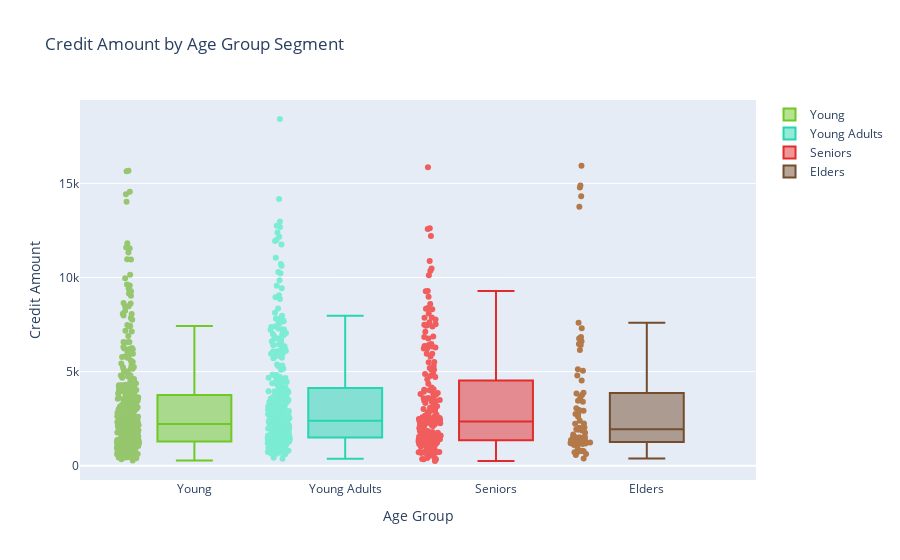

Notebook cell for this chart:
### Code cell
young = df['Credit amount'].loc[df['Age_Group'] == 'Young'].values.tolist()
young_adults = df['Credit amount'].loc[df['Age_Group'] == 'Young Adults'].values.tolist()
senior = df['Credit amount'].loc[df['Age_Group'] == 'Senior'].values.tolist()
elder_credit = df['Credit amount'].loc[df['Age_Group'] == 'Elder'].values.tolist()

# Create the box plots by age category
young_credit = go.Box(
    y = young,
    name = "Young",
    jitter = 0.3,
    pointpos = -1.8,
    boxpoints = 'all',
    marker = dict(
        color = 'rgb(150, 198, 109)'),
    line = dict(
        color = 'rgb(111, 200, 37)')
)

young_adults_credit = go.Box(
    y = young_adults,
    name = "Young Adults",
    jitter = 0.3,
    pointpos = -1.8,
    boxpoints = 'all',
    marker = dict(
        color = 'rgb(124, 236, 212)'),
    line = dict(
        color = 'rgb(38, 214, 177)')
)

senior_credit = go.Box(
    y = senior,
    name = "Seniors",
    jitter = 0.3,
    pointpos = -1.8,
    boxpoints = 'all',
    marker = dict(
        color = 'rgb(241, 93, 93)'),
    line = dict(
        color = 'rgb(225, 44, 44)')
)

elder_credit = go.Box(
    y = elder_credit,
    name = "Elders",
    jitter = 0.3,
    pointpos = -1.8,
    boxpoints = 'all',
    marker = dict(
        color = 'rgb(180, 121, 72)'),
    line = dict(
        color = 'rgb(115, 77, 46)')
)

data = [young_credit, young_adults_credit, senior_credit, elder_credit]

layout = dict(
    title="Credit Amount by Age Group Segment", 
    xaxis = dict(title="Age Group"),
    yaxis= dict(title="Credit Amount")
)

fig = dict(data=data, layout=layout)
iplot(fig, filename="Box Plot")

### Figure 1 — Plotly figure (JSON) as saved in the notebook; plotly's stock layout.template omitted (floating-point values rounded to 4 significant figures; data arrays with more than 128 entries replaced by an {"elided": "..."} marker saying what was removed)
{"data": [{"boxpoints": "all", "jitter": 0.3, "line": {"color": "rgb(111, 200, 37)"}, "marker": {"color": "rgb(150, 198, 109)"}, "name": "Young", "pointpos": -1.8, "type": "box", "y": {"elided": "371 int values"}}, {"boxpoints": "all", "jitter": 0.3, "line": {"color": "rgb(38, 214, 177)"}, "marker": {"color": "rgb(124, 236, 212)"}, "name": "Young Adults", "pointpos": -1.8, "type": "box", "y": {"elided": "355 int values"}}, {"boxpoints": "all", "jitter": 0.3, "line": {"color": "rgb(225, 44, 44)"}, "marker": {"color": "rgb(241, 93, 93)"}, "name": "Seniors", "pointpos": -1.8, "type": "box", "y": {"elided": "203 int values"}}, {"boxpoints": "all", "jitter": 0.3, "line": {"color": "rgb(115, 77, 46)"}, "marker": {"color": "rgb(180, 121, 72)"}, "name": "Elders", "pointpos": -1.8, "type": "box", "y": [1169, 3059, 1199, 6836, 1264, 6143, 2225, 1953, 1526, 1755, 618, 15945, 2012, 781, 766, 7308, 571, 5129, 1175, 1908, 1364, 2767, 1154, 2748, 1520, 4796, 6615, 1239, 13756, 14782, 14318, 3448, 3394, 1512, 2924, 3622, 3757, 1374, 2032, 1255, 1199, 2246, 385, 4526, 2600, 3832, 2384, 1538, 7596, 790, 6416, 1299, 5045, 1655, 1480, 3872, 1940, 6468, 930, 1338, 2957, 6761, 1364, 709, 1098, 14896, 1867, 1231, 1258, 753, 1409]}], "layout": {"title": {"text": "Credit Amount by Age Group Segment"}, "xaxis": {"title": {"text": "Age Group"}}, "yaxis": {"title": {"text": "Credit Amount"}}}}
